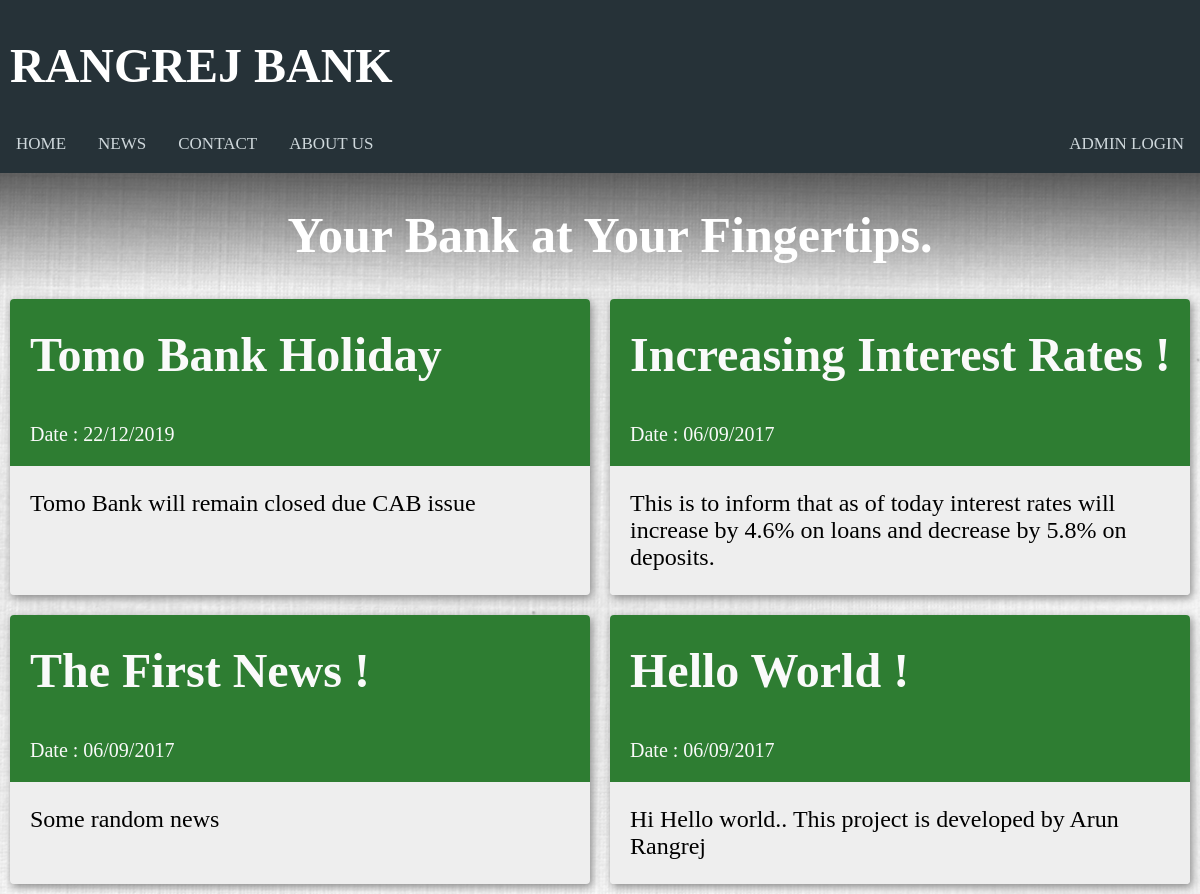
Page /news.php on the committed database.
### tables this page shows
CREATE TABLE `news` (
  `id` int(10) UNSIGNED NOT NULL,
  `title` varchar(40) DEFAULT NULL,
  `created` datetime DEFAULT NULL
);

CREATE TABLE `news_body` (
  `id` int(10) UNSIGNED NOT NULL,
  `body` text DEFAULT NULL
);

### news.php (the view, shortened to what this page needs)
<?php
include "connect.php";
?>
<!DOCTYPE html>
<html>
<head>
    <link rel="stylesheet" href="css/header_style.css">
    <link rel="stylesheet" href="css/navbar_style.css">
    <link rel="stylesheet" href="css/home_style.css">
    <link rel="stylesheet" href="css/news_style.css">
</head>
<body>
   <div class="flex-container-header">
        <div class="flex-item-header">
            <h1>RANGREJ BANK</h1>
        </div>
    </div>
    <div class="nav-wrapper">
    <div class="topnav" id="theTopNav">
        <a href="home.php">HOME</a>
        <a href="news.php">NEWS</a>
        <a href="contact.php">CONTACT</a>
        <a href="aboutus.php">ABOUT US</a>
        <a href="admin_login.php" style="float:right">ADMIN LOGIN</a>
    </div>
    </div>
    <div class="flex-container-background">
        <div class="flex-container">
            <div class="flex-item-0">
                <h1 id="form_header">Your Bank at Your Fingertips.</h1>
            </div>
        </div>
    <div class="flex-container">
        <?php
            $sql0 = "SELECT id, title, created FROM news ORDER BY created DESC";
            $result = $conn->query($sql0);
            if ($result->num_rows > 0) {
            while($row = $result->fetch_assoc()) {
                $id = $row["id"];
                $sql1 = "SELECT body FROM news_body WHERE id=$id";
                $result1 = $conn->query($sql1); ?>
                <div class="flex-item">
                    <div class="flex-container-title">
                        <h1 id="title"><?php echo $row["title"] . "<br>"; ?></h1>
                    </div>
                    <div class="flex-container-title">
                        <p id="date"><?php echo "Date : " .
                            date("d/m/Y", strtotime($row["created"])); ?></p>
                    </div>
                    <div class="flex-container-body">
                        <p id="news_body"><?php while($row1 = $result1->fetch_assoc()) {
                            echo $row1["body"]; } ?></p>
                    </div>
                </div>
            <?php }
            } else {
                echo "No news available ! Please post some.";
            }
        ?>
    </div>
</body>
</html>

### css/header_style.css (style rules this page uses)
body { margin: 0; padding: 0; background-color: #FAFAFA; }
.flex-container-header { display: -webkit-flex; display: flex; width: auto; height: auto; background-color: #263238; }
.flex-item-header { width: auto; height: 100px; margin: 10px; }
h1 { font-family: OpenSans-Light; color: white; font-size: 3rem; line-height: 3rem; margin-top: calc((1.5rem - 2rem) + 2.5rem); margin-bottom: 1.5rem; }

### css/navbar_style.css (style rules this page uses)
.nav-wrapper { height: 53px; background: #333; }
.topnav { background-color: #263238; overflow: hidden; height: 53px; }
.topnav a { float: left; display: block; color: #CFD8DC; text-align: center; padding: 14px 16px; text-decoration: none; font-size: 17px; font-family: Roboto-Bold; }

### css/home_style.css (style rules this page uses)
body, html { height: 100%; background-size: cover; }
.flex-container-background { display: -webkit-flex; display: flex; -webkit-flex-direction: column; flex-direction: column; overflow: auto; width: auto; }
.flex-container { display: -webkit-flex; display: flex; }
.flex-item { margin: auto; margin-top: 0px; background: transparent; }
.flex-item-0 { margin: auto; width: 100%; background: linear-gradient(rgba(0, 0, 0, .6), rgba(0, 0, 0, 0)); }
h1[id="form_header"] { line-height: 60px; margin-left: 20px; font-family: Roboto-Thin; font-size: 50px; text-align: center; color: white; }

### css/news_style.css (style rules this page uses)
body, html { height: 100%; background: url("images/news.jpg") no-repeat center center fixed; background-size: cover; }
.flex-container { display: -webkit-flex; display: flex; width: auto; height: auto; -webkit-flex-wrap: wrap; flex-wrap: wrap; }
.flex-item { -webkit-flex-direction: column; flex-direction: column; flex: 1 1 550px; background-color: #EEEEEE; width: auto; height: auto; max-height: 65vh; margin: 10px; overflow-y: auto; box-shadow: 2px 3px 8px #888888; border-radius: 4px; }
.flex-container-title { display: -webkit-flex; display: flex; width: auto; height: auto; background-color: #2E7D32; }
.flex-container-body { display: -webkit-flex; display: flex; background-color: #EEEEEE; }
h1[id="title"] { margin-left: 20px; font-family: Roboto-Thin; color: #FAFAFA; }
p[id="date"] { font-size: 20px; color: #FAFAFA; margin-left: 20px; font-family: Roboto-Regular; }
p[id="news_body"] { font-size: 24px; margin-left: 20px; font-family: Roboto-Regular; }

### rows in the picture
news: title "Tomo Bank Holiday", created "22/12/2019"
news_body: body "Tomo Bank will remain closed due CAB issue"
news: title "Increasing Interest Rates !", created "06/09/2017"
news_body: body "This is to inform that as of today interest rates will increase by 4.6% on loans and decrease by 5.8% on deposits."
news: title "The First News !", created "06/09/2017"
news_body: body "Some random news"
news: title "Hello World !", created "06/09/2017"
news_body: body "Hi Hello world.. This project is developed by Arun Rangrej"
